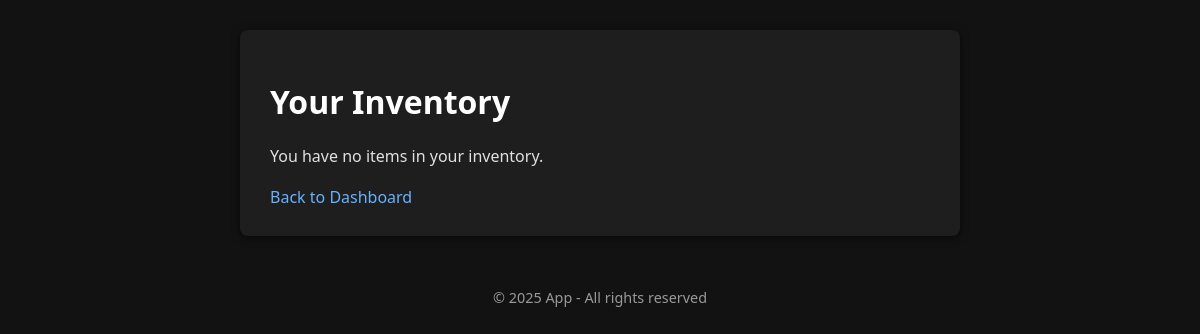
Before: /inventory (signed in) with the older database file.
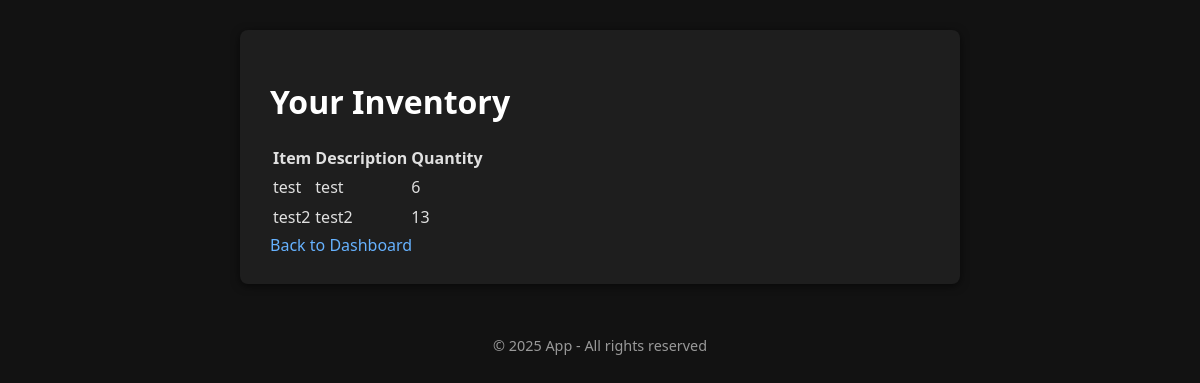
After: the same page with the newer database file.
### app.py (models this page shows)
class UserInventory(db.Model):
    id = db.Column(db.Integer, primary_key=True)
    user_id = db.Column(db.Integer, db.ForeignKey('user.id'), nullable=False)
    item_id = db.Column(db.Integer, db.ForeignKey('shop_item.id'), nullable=False)
    quantity = db.Column(db.Integer, default=1, nullable=False)
    user = db.relationship('User', backref='inventory')
    item = db.relationship('ShopItem')

class ShopItem(db.Model):
    id = db.Column(db.Integer, primary_key=True)
    name = db.Column(db.String(64), nullable=False)
    description = db.Column(db.String(256))
    price = db.Column(db.Integer, nullable=False)
    stock = db.Column(db.Integer, nullable=False, default=0)

### app.py (the view)
@app.route('/inventory')
@login_required
def inventory():
    inventory_items = UserInventory.query.filter_by(user_id=current_user.id).all()
    return render_template('inventory.html', inventory_items=inventory_items)

### app.py (called while the page is built)
@app.before_request
def update_last_seen():
    if current_user.is_authenticated:
        current_user.last_seen = datetime.utcnow()
        db.session.commit()

@login_manager.user_loader
def load_user(user_id):
    return User.query.get(int(user_id))

### templates/inventory.html (shortened to what this page needs)
{% extends "base.html" %}
{% block content %}
<h1>Your Inventory</h1>
{% if inventory_items %}
<table class="shop-table">
  <tr>
    <th>Item</th>
    <th>Description</th>
    <th>Quantity</th>
  </tr>
  {% for inv in inventory_items %}
  <tr>
    <td>{{ inv.item.name }}</td>
    <td>{{ inv.item.description }}</td>
    <td>{{ inv.quantity }}</td>
  </tr>
  {% endfor %}
</table>
{% else %}
<p>You have no items in your inventory.</p>
{% endif %}
<a href="{{ url_for('dashboard') }}">Back to Dashboard</a>
{% endblock %}

Changed rows visible on the page:
added UserInventory: item.name "test", item.description "test", quantity "6"
added UserInventory: item.name "test2", item.description "test2", quantity "13"
Other visible differences:
text no longer shown: "You have no items in your inventory."
text now shown: "Item Description Quantity"
